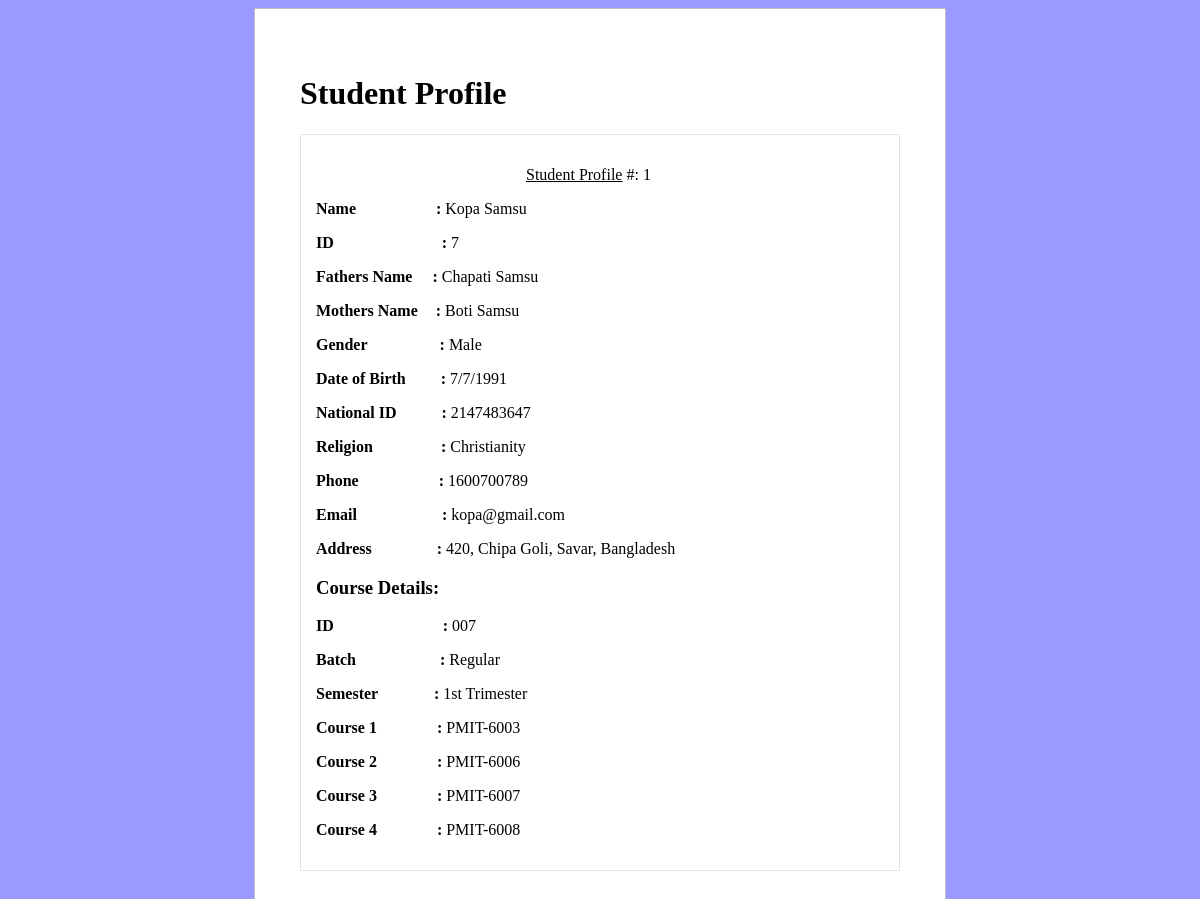
The page /view.php on the database its author committed.
### tables this page shows
CREATE TABLE `personal_info` (
  `serial` int(1) NOT NULL,
  `name` varchar(20) NOT NULL,
  `id` int(11) NOT NULL,
  `father_name` varchar(20) NOT NULL,
  `mother_name` varchar(20) NOT NULL,
  `gender` varchar(20) NOT NULL,
  `date` int(11) NOT NULL,
  `month` int(11) NOT NULL,
  `year` int(11) NOT NULL,
  `nationalID` int(20) NOT NULL,
  `religion` varchar(20) NOT NULL,
  `mobile` int(11) NOT NULL,
  `email` varchar(30) NOT NULL,
  `address` varchar(255) NOT NULL
);

CREATE TABLE `course_info` (
  `serial` int(11) NOT NULL,
  `id` varchar(10) NOT NULL,
  `batch` varchar(20) NOT NULL,
  `semester` varchar(20) NOT NULL,
  `course1` varchar(20) NOT NULL,
  `course2` varchar(20) NOT NULL,
  `course3` varchar(20) NOT NULL,
  `course4` varchar(20) NOT NULL
);

### view.php (the view, shortened to what this page needs)
<!DOCTYPE html>
<?php
require_once('/config.php');
?>
<html>
	<head>
	</head>
	<body>
		<div class="form">
			<?php
$tname = 'personal_info';
$sql = "SELECT * FROM $tname";
$results = mysql_query($sql);
$tname1 = 'course_info';
$sql = "SELECT * FROM $tname1";
$data = mysql_query($sql);
echo '<h1>Student Profile</h1>';
$field = mysql_fetch_array( $data );
while(   $result = mysql_fetch_array( $results )  ){
	echo '<div style="border: 1px solid #e4e4e4; padding: 15px; margin-bottom: 10px;">';
	echo '<p><span style="margin-left: 210px;"></span><u>Student Profile</u> #: ' . $result['serial'] . '</p>';
	echo '<p ><b>Name<span style="margin-left: 80px;">: </span></b>' . $result['name'] . '</p>';
	echo '<p><b>ID<span style="margin-left: 108px;">: </span></b>' . $result['id'] . '</p>';
	echo '<p><b>Fathers Name<span style="margin-left: 20px;">: </span></b>' . $result['father_name'] . '</p>';
	echo '<p><b>Mothers Name<span style="margin-left: 18px;">: </span></b>' . $result['mother_name'] . '</p>';
	echo '<p><b>Gender<span style="margin-left: 72px;">: </span></b>' . $result['gender'] . '</p>';
	echo '<p><b>Date of Birth<span style="margin-left: 35px;">: </span></b>' . $result['date'] . '/'.$result['month'].'/'.$result['year'].'</p>';
	echo '<p><b>National ID<span style="margin-left: 45px;">: </span></b>' . $result['nationalID'] . '</p>';
	echo '<p><b>Religion<span style="margin-left: 68px;">: </span></b>' . $result['religion'] . '</p>';
	echo '<p><b>Phone<span style="margin-left: 80px;">: </span></b>' . $result['mobile'] . '</p>';
	echo '<p><b>Email<span style="margin-left: 85px;">: </span></b>' . $result['email'] . '</p>';
	echo '<p><b>Address<span style="margin-left: 65px;">: </span></b>' . $result['address'] . '</p>';
	echo '<h3>Course Details:</h3>';
	echo '<p><b> ID       <span style="margin-left: 105px;">: </span></b>' . $field['id'] . '</p>';
	echo '<p><b> Batch    <span style="margin-left: 80px;">: </span></b>' . $field['batch'] . '</p>';
	echo '<p><b> Semester <span style="margin-left: 52px;"> : </span></b>' . $field['semester'] . '</p>';
	echo '<p><b> Course 1 <span style="margin-left: 56px;"> : </span></b>' . $field['course1'] . '</p>';
	echo '<p><b> Course 2 <span style="margin-left: 56px;"> : </span></b>' . $field['course2'] . '</p>';
	echo '<p><b> Course 3 <span style="margin-left: 56px;"> : </span></b>' . $field['course3'] . '</p>';
	echo '<p><b> Course 4 <span style="margin-left: 56px;"> : </span></b>' . $field['course4'] . '</p>';
	echo '</div>';
}
?>
		</div>
	</body>
</html>

### config.php (shortened to what this page needs)
<!DOCTYPE html>

### view.php (style rules this page uses)
body { background: #9999ff; }
.form { width: 600px; margin: 0 auto; background: #fff; padding: 45px; border: 1px solid #c2c2c2; }

### rows shown on the page
personal_info: serial "1", name "Kopa Samsu", id "7", father_name "Chapati Samsu", mother_name "Boti Samsu", gender "Male", date "7", month "7", year "1991", nationalID "2147483647", religion "Christianity", mobile "1600700789", email "kopa@gmail.com", address "420, Chipa Goli, Savar, Bangladesh"
course_info: id "007", batch "Regular", semester "1st Trimester", course1 "PMIT-6003", course2 "PMIT-6006", course3 "PMIT-6007", course4 "PMIT-6008"
